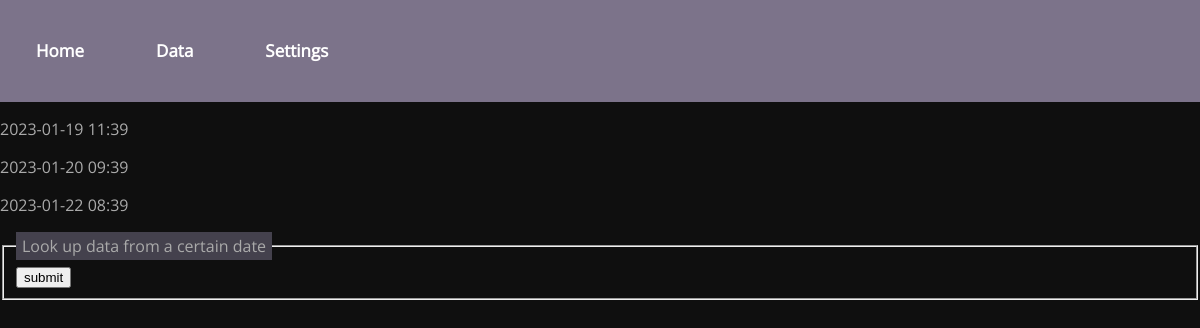
Before: /filament/data/ with the older database file.
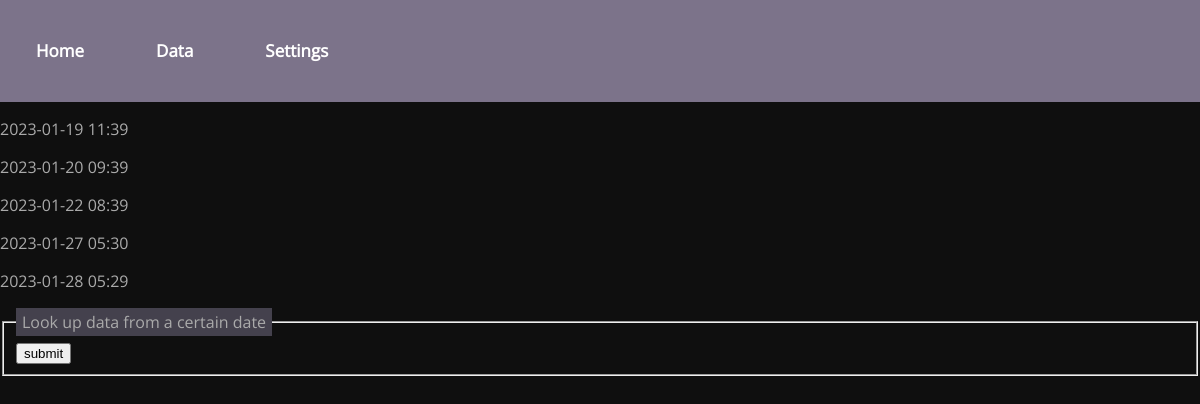
After: the same page with the newer database file.
### light_monitoring/models.py (models this page shows, shortened)
class Data_Entry(models.Model):
    startTime = models.DateTimeField(default=None)
    endTime = models.DateTimeField(default=None)
    class Meta:
        app_label  = 'light_monitoring' # Needed for dataSaving.py

### light_monitoring/views.py (the view)
# urls.py: path('data/', data, name="data"),
def data(request):
    context = {
        "data_entries": Data_Entry.objects.all().order_by("endTime")
    }
    return render(request, 'light_monitoring/data.html', context)

### light_monitoring/templates/light_monitoring/data.html (shortened to what this page needs)
{% extends 'base.html' %}
{%block body%}
    {% for entry in data_entries%}
        <p>{{entry.endTime|date:'Y-m-d h:i'}}</p>
    {% endfor %}
    <fieldset>
        <legend>Look up data from a certain date</legend>
        <form method="GET">
            <input type="submit" value="submit">
        </form>
</fieldset>
{%endblock%}

Changed rows visible on the page:
added Data_Entry: endTime "2023-01-27 05:30"
added Data_Entry: endTime "2023-01-28 05:29"
